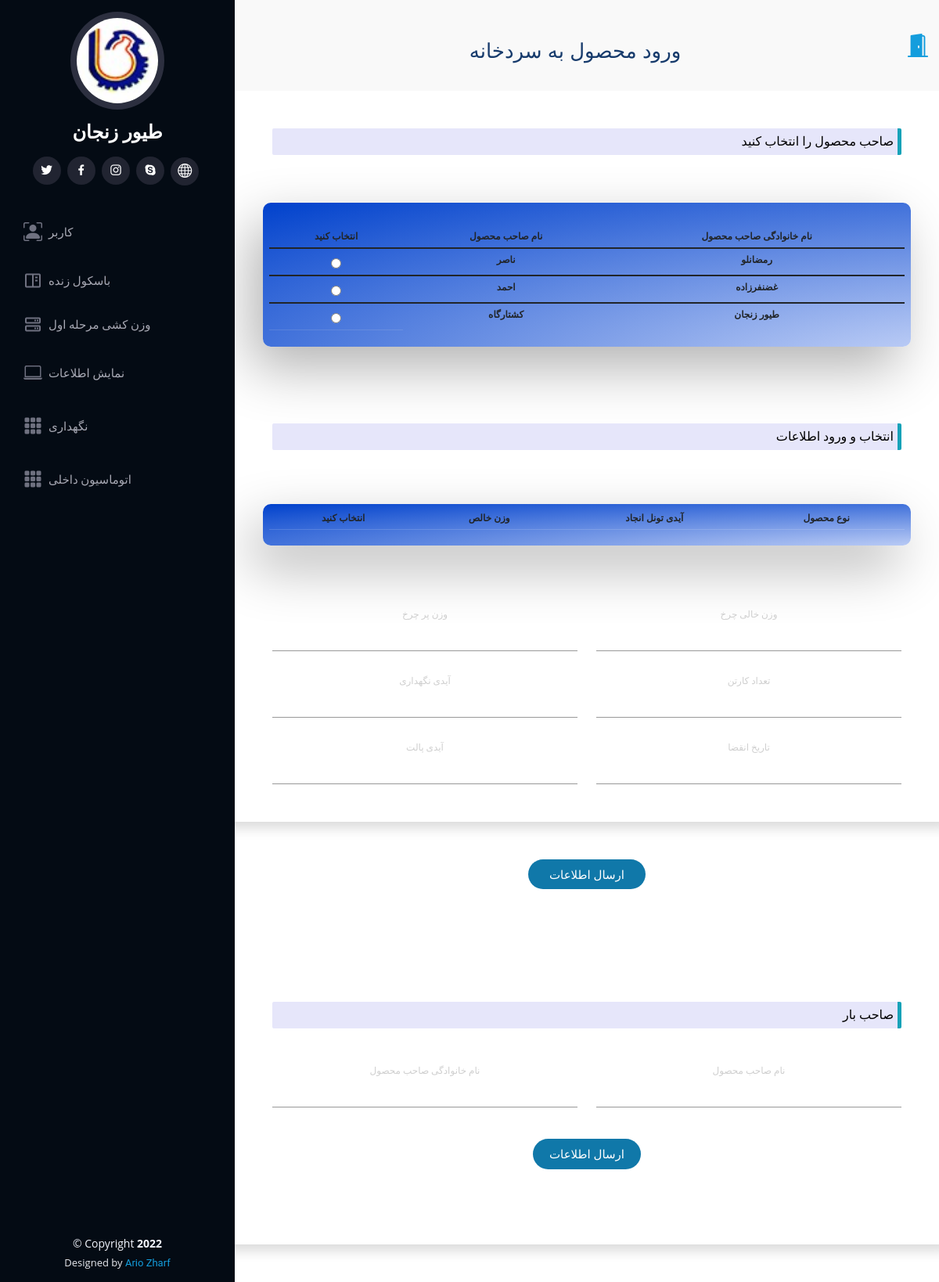
Page /coldHouse/enter/form/ (signed in) on the earlier database version.
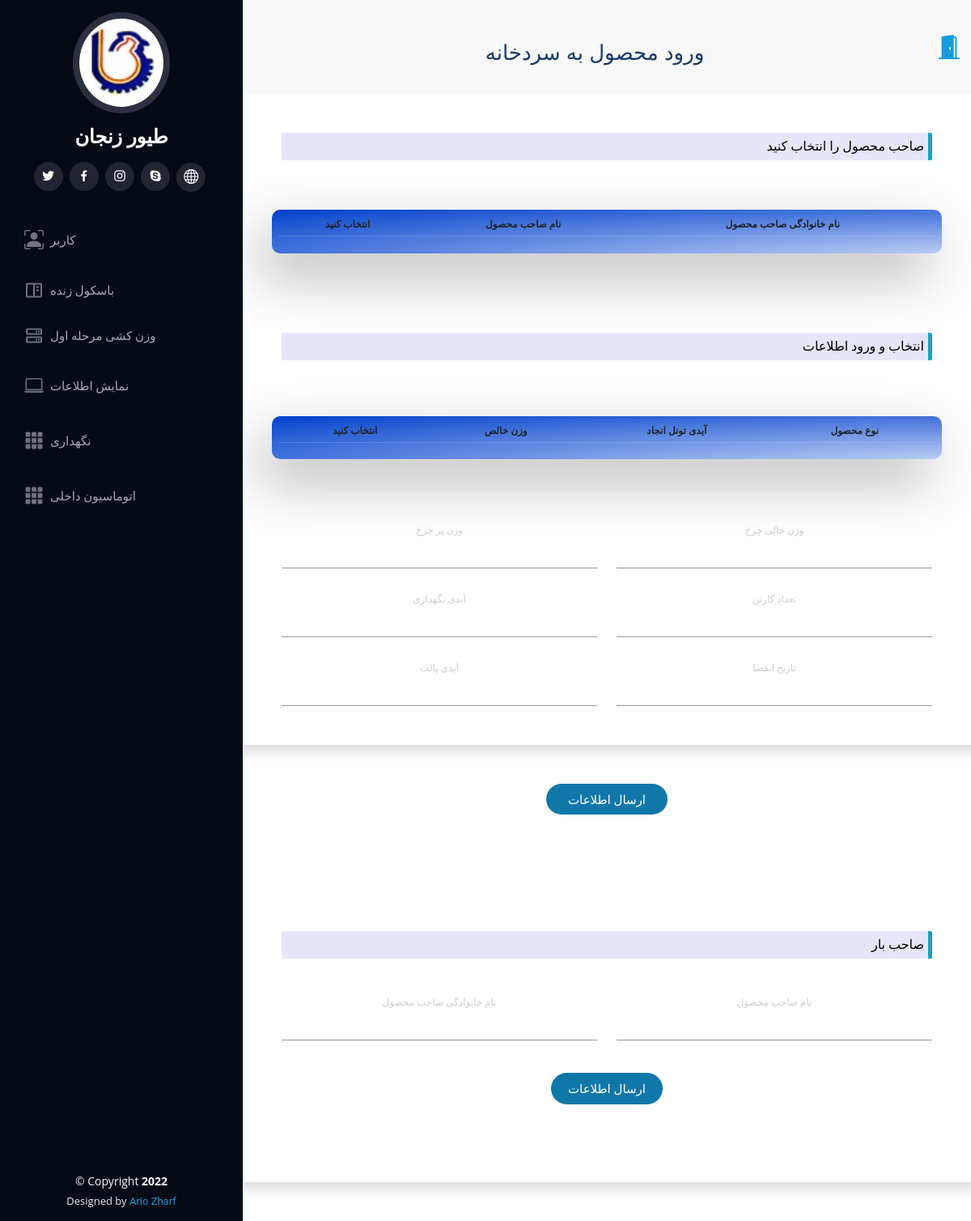
Same page on the later database version.
### WareHouseApp/models.py (models this page shows, shortened)
class ProductOwner(models.Model):
    name = models.CharField(max_length=25)
    last_name = models.CharField(max_length=25)
    product_owner_id = models.CharField(default=str(uuid1().int), max_length=300, primary_key=True)

### WareHouseApp/views.py (the view)
# urls.py: re_path(r'^coldHouse/enter/form/$', views.cold_house_enter_form, name='ColdHouse_Enter_Form'),
def cold_house_enter_form(requests):
    if requests.user.is_authenticated:
        coldHouse_manager = models.FreezingTunnelManager.objects.all().filter(username=requests.user.username)
        ceo_list = models.CEO.objects.all().filter(username=requests.user.username)
        if len(coldHouse_manager) > 0 or len(ceo_list) > 0 or requests.user.is_superuser:
            cold_house_enter_temp = loader.get_template('WareHouseApp/cold_house_enter.html')
            context = {
                "ft_list": models.FreezingTunnel.objects.all(
                ).filter(status=False).filter(
                    choice_status=False).filter(output_category='C'),
                'po_list': models.ProductOwner.objects.all(),
                'request': requests
            }
            return HttpResponse(cold_house_enter_temp.render(context))
        else:
            return HttpResponseRedirect(reverse('Error', args=["you can't access to this page"]))
    else:
        return HttpResponseRedirect(reverse('Error', args=["you can't access to this page"]))

### WareHouseApp/templates/WareHouseApp/cold_house_enter.html (shortened to what the changed rows need)
{% extends 'WareHouseApp/main.html' %}
{% load static %}
{% block title%}
<h2>ورود محصول به سردخانه</h2>
{% endblock %}
{% block content %}
<form action="{% url 'ColdHouse_Enter' %}" method="post">
    <div class=" cont">
         <div class="row form sign-in shadow p-5 mb-5 bg-white rounded d-flex align-items-stretch">
        <div class="fresh-table full-color-blue badge filter badge-blue" style="    overflow: scroll;">
                      <table id="fresh-table3" class="table">
                        <thead>
                          <th>انتخاب کنید</th>
                         <th data-field="name" data-sortable="true">نام صاحب محصول</th>
                          <th data-field="salary" data-sortable="true">نام خانوادگی صاحب محصول</th>
                        </thead>
                        {% for po in po_list %}
                        <label >
                            <tbody>
                              <tr>
                                <td>
                                    <div class="radio">
                                         <label style="margin: 0px;"><input type="radio" name="po_id" value="{{ po.product_owner_id}}" id="{{ po.product_owner_id }}"/></label>
                                    </div>
                                </td>
                                <td style="border-bottom:0px;" >{{ po.name }}</td>
                                <td style="border-bottom:0px;" >{{ po.last_name }}</td>
                              </tr>
                            </tbody>
                        </label>
                          {% endfor %}
                      </table>
             </div>
             <div class="fresh-table full-color-blue badge filter badge-blue" style="    overflow: scroll;">
                      <table id="fresh-table" class="table" >
                        <thead>
                          <th>انتخاب کنید</th>
                            <th>وزن خالص</th>
                            <th>آیدی تونل انجاد</th>
                            <th>نوع محصول</th>
                        </thead>
                      </table>
             </div>
            </div>
        </div>
</form>
{% endblock %}

Differences in the rows shown:
removed ProductOwner: name "ناصر", last_name "رمضانلو"
removed ProductOwner: name "احمد", last_name "غضنفرزاده"
removed ProductOwner: name "کشتارگاه", last_name "طیور زنجان"
